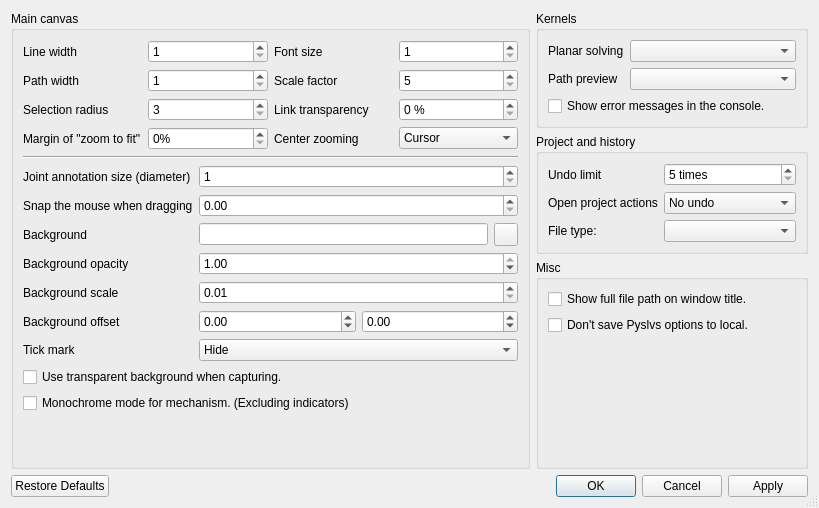
<?xml version="1.0" encoding="UTF-8"?>
<ui version="4.0">
 <class>Dialog</class>
 <widget class="QDialog" name="Dialog">
  <property name="geometry">
   <rect>
    <x>0</x>
    <y>0</y>
    <width>819</width>
    <height>508</height>
   </rect>
  </property>
  <property name="windowTitle">
   <string>Preference</string>
  </property>
  <property name="windowIcon">
   <iconset resource="../../icons.qrc">
    <normaloff>:/icons/settings.png</normaloff>:/icons/settings.png</iconset>
  </property>
  <property name="sizeGripEnabled">
   <bool>true</bool>
  </property>
  <property name="modal">
   <bool>true</bool>
  </property>
  <layout class="QVBoxLayout" name="verticalLayout_2">
   <item>
    <layout class="QHBoxLayout" name="horizontalLayout">
     <item>
      <widget class="QGroupBox" name="settings_ui_groupbox">
       <property name="title">
        <string>Main canvas</string>
       </property>
       <layout class="QVBoxLayout" name="verticalLayout_3">
        <item>
         <layout class="QGridLayout" name="gridLayout">
          <item row="1" column="2">
           <widget class="QLabel" name="scalefactor_label">
            <property name="text">
             <string>Scale factor</string>
            </property>
           </widget>
          </item>
          <item row="2" column="2">
           <widget class="QLabel" name="linktransparency_label">
            <property name="text">
             <string>Link transparency</string>
            </property>
           </widget>
          </item>
          <item row="2" column="3">
           <widget class="QSpinBox" name="link_trans_option">
            <property name="suffix">
             <string> %</string>
            </property>
            <property name="maximum">
             <number>80</number>
            </property>
            <property name="singleStep">
             <number>10</number>
            </property>
           </widget>
          </item>
          <item row="0" column="1">
           <widget class="QSpinBox" name="line_width_option">
            <property name="minimum">
             <number>1</number>
            </property>
            <property name="maximum">
             <number>10</number>
            </property>
            <property name="displayIntegerBase">
             <number>10</number>
            </property>
           </widget>
          </item>
          <item row="2" column="0">
           <widget class="QLabel" name="selectionradius_label">
            <property name="text">
             <string>Selection radius</string>
            </property>
           </widget>
          </item>
          <item row="2" column="1">
           <widget class="QSpinBox" name="selection_radius_option">
            <property name="minimum">
             <number>3</number>
            </property>
            <property name="maximum">
             <number>10</number>
            </property>
           </widget>
          </item>
          <item row="1" column="3">
           <widget class="QSpinBox" name="scale_factor_option">
            <property name="minimum">
             <number>5</number>
            </property>
            <property name="maximum">
             <number>100</number>
            </property>
            <property name="singleStep">
             <number>5</number>
            </property>
           </widget>
          </item>
          <item row="0" column="0">
           <widget class="QLabel" name="linewidth_label">
            <property name="text">
             <string>Line width</string>
            </property>
           </widget>
          </item>
          <item row="1" column="0">
           <widget class="QLabel" name="pathwidth_label">
            <property name="text">
             <string>Path width</string>
            </property>
           </widget>
          </item>
          <item row="0" column="3">
           <widget class="QSpinBox" name="font_size_option">
            <property name="minimum">
             <number>1</number>
            </property>
            <property name="maximum">
             <number>30</number>
            </property>
            <property name="singleStep">
             <number>2</number>
            </property>
           </widget>
          </item>
          <item row="0" column="2">
           <widget class="QLabel" name="fontsize_label">
            <property name="text">
             <string>Font size</string>
            </property>
           </widget>
          </item>
          <item row="1" column="1">
           <widget class="QSpinBox" name="path_width_option">
            <property name="minimum">
             <number>1</number>
            </property>
            <property name="maximum">
             <number>5</number>
            </property>
           </widget>
          </item>
          <item row="3" column="2">
           <widget class="QLabel" name="zoomby_label">
            <property name="text">
             <string>Center zooming</string>
            </property>
           </widget>
          </item>
          <item row="3" column="3">
           <widget class="QComboBox" name="zoom_by_option">
            <item>
             <property name="text">
              <string>Cursor</string>
             </property>
            </item>
            <item>
             <property name="text">
              <string>Cavas center</string>
             </property>
            </item>
           </widget>
          </item>
          <item row="3" column="0">
           <widget class="QLabel" name="marginfactor_label">
            <property name="text">
             <string>Margin of &quot;zoom to fit&quot;</string>
            </property>
           </widget>
          </item>
          <item row="3" column="1">
           <widget class="QSpinBox" name="margin_factor_option">
            <property name="suffix">
             <string>%</string>
            </property>
            <property name="maximum">
             <number>30</number>
            </property>
            <property name="singleStep">
             <number>5</number>
            </property>
           </widget>
          </item>
         </layout>
        </item>
        <item>
         <widget class="Line" name="line">
          <property name="orientation">
           <enum>Qt::Horizontal</enum>
          </property>
         </widget>
        </item>
        <item>
         <layout class="QFormLayout" name="formLayout">
          <item row="0" column="0">
           <widget class="QLabel" name="jointsize_label">
            <property name="text">
             <string>Joint annotation size (diameter)</string>
            </property>
           </widget>
          </item>
          <item row="0" column="1">
           <widget class="QSpinBox" name="joint_size_option">
            <property name="minimum">
             <number>1</number>
            </property>
            <property name="maximum">
             <number>100</number>
            </property>
           </widget>
          </item>
          <item row="1" column="0">
           <widget class="QLabel" name="snap_label">
            <property name="text">
             <string>Snap the mouse when dragging</string>
            </property>
           </widget>
          </item>
          <item row="1" column="1">
           <widget class="QDoubleSpinBox" name="snap_option">
            <property name="maximum">
             <double>50.000000000000000</double>
            </property>
           </widget>
          </item>
          <item row="2" column="0">
           <widget class="QLabel" name="background_label">
            <property name="text">
             <string>Background</string>
            </property>
           </widget>
          </item>
          <item row="2" column="1">
           <layout class="QHBoxLayout" name="background_layout">
            <item>
             <widget class="QLineEdit" name="background_option">
              <property name="clearButtonEnabled">
               <bool>true</bool>
              </property>
             </widget>
            </item>
            <item>
             <widget class="QToolButton" name="background_choose_dir">
              <property name="icon">
               <iconset resource="../../icons.qrc">
                <normaloff>:/icons/loadfile.png</normaloff>:/icons/loadfile.png</iconset>
              </property>
             </widget>
            </item>
           </layout>
          </item>
          <item row="3" column="0">
           <widget class="QLabel" name="background_opacity_label">
            <property name="text">
             <string>Background opacity</string>
            </property>
           </widget>
          </item>
          <item row="3" column="1">
           <widget class="QDoubleSpinBox" name="background_opacity_option">
            <property name="maximum">
             <double>1.000000000000000</double>
            </property>
            <property name="singleStep">
             <double>0.100000000000000</double>
            </property>
            <property name="value">
             <double>1.000000000000000</double>
            </property>
           </widget>
          </item>
          <item row="4" column="0">
           <widget class="QLabel" name="background_scale_label">
            <property name="text">
             <string>Background scale</string>
            </property>
           </widget>
          </item>
          <item row="4" column="1">
           <widget class="QDoubleSpinBox" name="background_scale_option">
            <property name="minimum">
             <double>0.010000000000000</double>
            </property>
            <property name="maximum">
             <double>10.000000000000000</double>
            </property>
            <property name="singleStep">
             <double>0.020000000000000</double>
            </property>
           </widget>
          </item>
          <item row="5" column="0">
           <widget class="QLabel" name="background_offset_label">
            <property name="text">
             <string>Background offset</string>
            </property>
           </widget>
          </item>
          <item row="5" column="1">
           <layout class="QHBoxLayout" name="background_offset_layout">
            <item>
             <widget class="QDoubleSpinBox" name="background_offset_x_option">
              <property name="minimum">
               <double>-999999.000000000000000</double>
              </property>
              <property name="maximum">
               <double>999999.000000000000000</double>
              </property>
             </widget>
            </item>
            <item>
             <widget class="QDoubleSpinBox" name="background_offset_y_option">
              <property name="minimum">
               <double>-999999.000000000000000</double>
              </property>
              <property name="maximum">
               <double>999999.000000000000000</double>
              </property>
             </widget>
            </item>
           </layout>
          </item>
          <item row="6" column="0">
           <widget class="QLabel" name="tick_mark_label">
            <property name="text">
             <string>Tick mark</string>
            </property>
           </widget>
          </item>
          <item row="6" column="1">
           <widget class="QComboBox" name="tick_mark_option">
            <item>
             <property name="text">
              <string>Hide</string>
             </property>
            </item>
            <item>
             <property name="text">
              <string>Display</string>
             </property>
            </item>
            <item>
             <property name="text">
              <string>Display with number</string>
             </property>
            </item>
           </widget>
          </item>
         </layout>
        </item>
        <item>
         <widget class="QCheckBox" name="grab_no_background_option">
          <property name="text">
           <string>Use transparent background when capturing.</string>
          </property>
         </widget>
        </item>
        <item>
         <widget class="QCheckBox" name="monochrome_option">
          <property name="text">
           <string>Monochrome mode for mechanism. (Excluding indicators)</string>
          </property>
         </widget>
        </item>
        <item>
         <spacer name="verticalSpacer">
          <property name="orientation">
           <enum>Qt::Vertical</enum>
          </property>
          <property name="sizeHint" stdset="0">
           <size>
            <width>20</width>
            <height>40</height>
           </size>
          </property>
         </spacer>
        </item>
       </layout>
      </widget>
     </item>
     <item>
      <layout class="QVBoxLayout" name="verticalLayout">
       <item>
        <widget class="QGroupBox" name="settings_kernels_groupBox">
         <property name="title">
          <string>Kernels</string>
         </property>
         <layout class="QVBoxLayout" name="verticalLayout_4">
          <item>
           <layout class="QFormLayout" name="formLayout_3">
            <item row="0" column="0">
             <widget class="QLabel" name="planarsolver_label">
              <property name="text">
               <string>Planar solving</string>
              </property>
             </widget>
            </item>
            <item row="0" column="1">
             <widget class="QComboBox" name="planar_solver_option"/>
            </item>
            <item row="1" column="0">
             <widget class="QLabel" name="pathpreview_label">
              <property name="text">
               <string>Path preview</string>
              </property>
             </widget>
            </item>
            <item row="1" column="1">
             <widget class="QComboBox" name="path_preview_option"/>
            </item>
           </layout>
          </item>
          <item>
           <widget class="QCheckBox" name="console_error_option">
            <property name="text">
             <string>Show error messages in the console.</string>
            </property>
           </widget>
          </item>
         </layout>
        </widget>
       </item>
       <item>
        <widget class="QGroupBox" name="settings_project_groupbox">
         <property name="title">
          <string>Project and history</string>
         </property>
         <layout class="QFormLayout" name="formLayout_2">
          <item row="0" column="0">
           <widget class="QLabel" name="undo_limit_label">
            <property name="text">
             <string>Undo limit</string>
            </property>
           </widget>
          </item>
          <item row="0" column="1">
           <widget class="QSpinBox" name="undo_limit_option">
            <property name="suffix">
             <string> times</string>
            </property>
            <property name="minimum">
             <number>5</number>
            </property>
           </widget>
          </item>
          <item row="1" column="0">
           <widget class="QLabel" name="open_project_actions_label">
            <property name="text">
             <string>Open project actions</string>
            </property>
           </widget>
          </item>
          <item row="1" column="1">
           <widget class="QComboBox" name="open_project_actions_option">
            <item>
             <property name="text">
              <string>No undo</string>
             </property>
            </item>
            <item>
             <property name="text">
              <string>Group with macros</string>
             </property>
            </item>
            <item>
             <property name="text">
              <string>No group</string>
             </property>
            </item>
           </widget>
          </item>
          <item row="2" column="0">
           <widget class="QLabel" name="file_type_label">
            <property name="text">
             <string>File type:</string>
            </property>
           </widget>
          </item>
          <item row="2" column="1">
           <widget class="QComboBox" name="file_type_option"/>
          </item>
         </layout>
        </widget>
       </item>
       <item>
        <widget class="QGroupBox" name="settings_misc_groupBox">
         <property name="title">
          <string>Misc</string>
         </property>
         <layout class="QVBoxLayout" name="verticalLayout_7">
          <item>
           <widget class="QCheckBox" name="title_full_path_option">
            <property name="text">
             <string>Show full file path on window title.</string>
            </property>
           </widget>
          </item>
          <item>
           <widget class="QCheckBox" name="not_save_option">
            <property name="text">
             <string>Don't save Pyslvs options to local.</string>
            </property>
           </widget>
          </item>
          <item>
           <spacer name="verticalSpacer_2">
            <property name="orientation">
             <enum>Qt::Vertical</enum>
            </property>
            <property name="sizeHint" stdset="0">
             <size>
              <width>20</width>
              <height>40</height>
             </size>
            </property>
           </spacer>
          </item>
         </layout>
        </widget>
       </item>
      </layout>
     </item>
    </layout>
   </item>
   <item>
    <widget class="QDialogButtonBox" name="button_box">
     <property name="orientation">
      <enum>Qt::Horizontal</enum>
     </property>
     <property name="standardButtons">
      <set>QDialogButtonBox::Apply|QDialogButtonBox::Cancel|QDialogButtonBox::Ok|QDialogButtonBox::RestoreDefaults</set>
     </property>
    </widget>
   </item>
  </layout>
 </widget>
 <resources>
  <include location="../../icons.qrc"/>
 </resources>
 <connections>
  <connection>
   <sender>button_box</sender>
   <signal>accepted()</signal>
   <receiver>Dialog</receiver>
   <slot>accept()</slot>
   <hints>
    <hint type="sourcelabel">
     <x>248</x>
     <y>254</y>
    </hint>
    <hint type="destinationlabel">
     <x>157</x>
     <y>274</y>
    </hint>
   </hints>
  </connection>
 </connections>
</ui>
